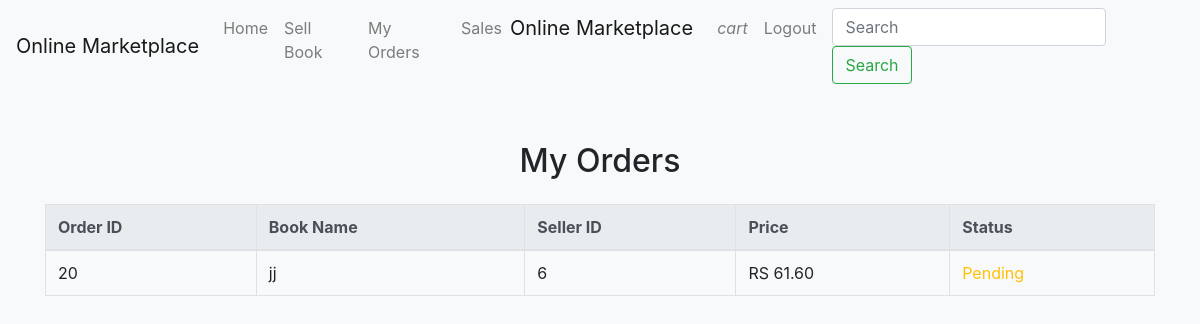
/users/my_orders.php (signed in), run on the app's committed database.
### tables this page shows
CREATE TABLE `orders` (
  `order_id` int NOT NULL,
  `book_id` int NOT NULL,
  `buyer_name` varchar(100) NOT NULL,
  `buyer_address` varchar(255) DEFAULT NULL,
  `buyer_phone` varchar(20) DEFAULT NULL,
  `seller_id` int NOT NULL,
  `order_date` timestamp NULL DEFAULT CURRENT_TIMESTAMP,
  `buyer_id` int NOT NULL,
  `status` enum('Pending','Accepted','Rejected') NOT NULL DEFAULT 'Pending'
);

CREATE TABLE `books` (
  `id` int NOT NULL,
  `name` varchar(255) NOT NULL,
  `image` longblob NOT NULL,
  `author` varchar(255) NOT NULL,
  `original_price` decimal(10,2) NOT NULL,
  `selling_price` decimal(10,2) NOT NULL,
  `address` text NOT NULL,
  `seller_id` int NOT NULL,
  `created_at` timestamp NULL DEFAULT CURRENT_TIMESTAMP,
  `genre` varchar(255) NOT NULL DEFAULT 'unknown',
  `genre_numeric` int DEFAULT NULL
);

### users/my_orders.php (the view, shortened to what this page needs)
<?php
require_once('navbar.php');
$userId = $_SESSION['user_id'];
$query = "SELECT o.*, b.name AS book_name, b.seller_id, b.selling_price
          FROM orders o
          INNER JOIN books b ON o.book_id = b.id
          WHERE o.buyer_id = ?";
$stmt = mysqli_prepare($connection, $query);
mysqli_stmt_bind_param($stmt, "i", $userId);
mysqli_stmt_execute($stmt);
$result = mysqli_stmt_get_result($stmt);
?>
<!DOCTYPE html>
<html>
<head>
    <link rel="stylesheet" href="https://maxcdn.bootstrapcdn.com/bootstrap/4.5.2/css/bootstrap.min.css">
</head>
<body>
    <div class="container">
        <h2 class="text-center mb-4">My Orders</h2>
        <table class="table table-bordered table-hover">
            <thead class="thead-light">
                <tr>
                    <th>Order ID</th>
                    <th>Book Name</th>
                    <th>Seller ID</th>
                    <th>Price</th>
                    <th>Status</th>
                </tr>
            </thead>
            <tbody>
                <?php while ($order = mysqli_fetch_assoc($result)): ?>
                    <tr>
                        <td><?php echo $order['order_id']; ?></td>
                        <td><?php echo $order['book_name']; ?></td>
                        <td><?php echo $order['seller_id']; ?></td>
                        <td><?php echo 'RS ' . $order['selling_price']; ?></td>
                        <td class="status-<?php echo strtolower($order['status']); ?>"><?php echo $order['status']; ?></td>
                    </tr>
                <?php endwhile; ?>
            </tbody>
        </table>
    </div>
</body>
</html>

### users/my_orders.php (style rules this page uses)
body { background-color: #f8f9fa; }
.container { margin-top: 50px; }
.table th, .table td { vertical-align: middle; }
.status-pending { color: #ffc107; }

### data on the page
orders: order_id "20", book.name "jj", book.seller_id "6", book.selling_price "61.60", status "Pending"
